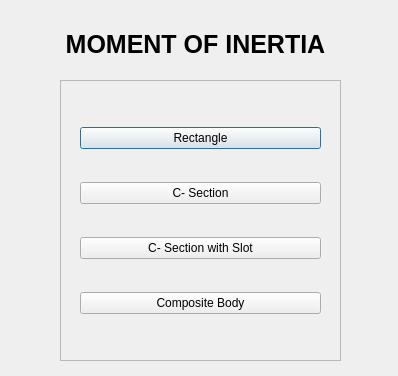
<?xml version="1.0" encoding="UTF-8"?>
<ui version="4.0">
 <class>MOI</class>
 <widget class="QDialog" name="MOI">
  <property name="geometry">
   <rect>
    <x>0</x>
    <y>0</y>
    <width>398</width>
    <height>376</height>
   </rect>
  </property>
  <property name="windowTitle">
   <string>Dialog</string>
  </property>
  <widget class="QFrame" name="frame">
   <property name="geometry">
    <rect>
     <x>60</x>
     <y>80</y>
     <width>281</width>
     <height>281</height>
    </rect>
   </property>
   <property name="frameShape">
    <enum>QFrame::StyledPanel</enum>
   </property>
   <property name="frameShadow">
    <enum>QFrame::Raised</enum>
   </property>
   <widget class="QWidget" name="layoutWidget">
    <property name="geometry">
     <rect>
      <x>20</x>
      <y>20</y>
      <width>241</width>
      <height>241</height>
     </rect>
    </property>
    <layout class="QVBoxLayout" name="verticalLayout">
     <item>
      <widget class="QPushButton" name="btn_rectangle">
       <property name="text">
        <string>Rectangle</string>
       </property>
      </widget>
     </item>
     <item>
      <widget class="QPushButton" name="btn_C">
       <property name="text">
        <string>C- Section</string>
       </property>
      </widget>
     </item>
     <item>
      <widget class="QPushButton" name="btn_Cslotmoi">
       <property name="text">
        <string>C- Section with Slot</string>
       </property>
      </widget>
     </item>
     <item>
      <widget class="QPushButton" name="btn_composit">
       <property name="text">
        <string>Composite Body</string>
       </property>
      </widget>
     </item>
    </layout>
   </widget>
  </widget>
  <widget class="QLabel" name="label">
   <property name="geometry">
    <rect>
     <x>60</x>
     <y>30</y>
     <width>271</width>
     <height>28</height>
    </rect>
   </property>
   <property name="font">
    <font>
     <pointsize>19</pointsize>
     <weight>75</weight>
     <bold>true</bold>
    </font>
   </property>
   <property name="text">
    <string>MOMENT OF INERTIA</string>
   </property>
   <property name="alignment">
    <set>Qt::AlignCenter</set>
   </property>
  </widget>
 </widget>
 <resources/>
 <connections/>
</ui>
